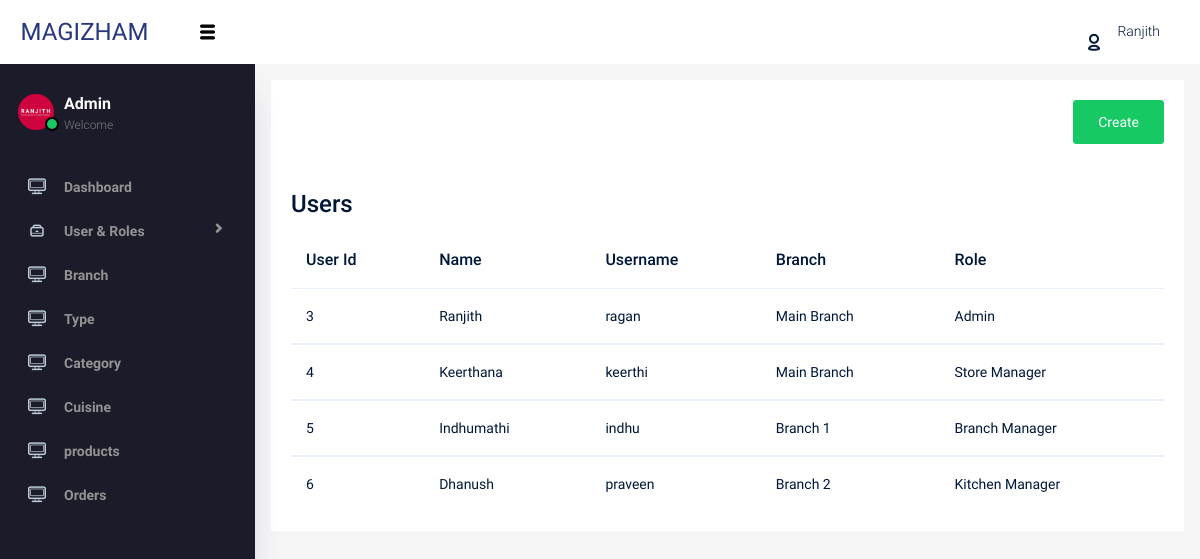
The app's page /users.php (signed in) with its own data.
### tables this page shows
CREATE TABLE `user` (
  `id` int(11) NOT NULL,
  `name` varchar(255) NOT NULL,
  `username` varchar(255) NOT NULL,
  `password` varchar(255) NOT NULL,
  `branch` varchar(255) NOT NULL,
  `role` varchar(255) NOT NULL,
  `img` varchar(255) NOT NULL
);

### users.php (the view, shortened to what this page needs)
<?php
include('header.php');
include('menu.php');
require('db.php');
$userSql = "SELECT * FROM user";
$userData = $pdo->query($userSql);
?>
<div class="main-box">
    <div class="d-flex justify-content-end mb-5">
        <a href="create-user.php">
            <button class="btn btn-success">Create</button>
        </a>
    </div>
    <h2 class="mb-3">Users</h2>
    <?php
    if ($userData) {
        echo "<div class='table-responsive'>";
        echo "<table class='table table-hover'>";
        echo "<thead> <tr>
            <th>User Id</th>
            <th>Name</th>
            <th>Username</th>
            <th>Branch</th>
            <th>Role</th>
        </tr> </thead>";
        foreach ($userData as $row) {
            echo "<tbody> <tr>";
            echo "<td>" . $row['id'] . "</td>";
            echo "<td>" . $row['name'] . "</td>";
            echo "<td>" . $row['username'] . "</td>";
            echo "<td>" . $row['branch'] . "</td>";
            echo "<td>" . $row['role'] . "</td>";
            echo "</tr> </tbody>";
        }
        echo "</table>";
        echo "</div>";
    } else {
        echo "Error fetching data";
    }
    ?>
</div>
<?php
include('footer.php');
?>

### header.php (shortened to what this page needs)
<html lang="en">
<head>
  <link rel="stylesheet" href="vendors/typicons.font/font/typicons.css">
  <link rel="stylesheet" href="vendors/css/vendor.bundle.base.css">
  <link rel="stylesheet" href="css/vertical-layout-light/style.css">
</head>

### menu.php (shortened to what this page needs)
<?php
$logUser = $_SESSION['user'];
$logName = $logUser['name'];
?>
<body>
    <div class="container-scroller">
        <nav class="navbar col-lg-12 col-12 p-0 fixed-top d-flex flex-row">
            <div class="text-center navbar-brand-wrapper d-flex align-items-center justify-content-center">
                <a class="navbar-brand brand-logo" href="index.html">MAGIZHAM</a>
                <button class="navbar-toggler navbar-toggler align-self-center d-none d-lg-flex" type="button" data-toggle="minimize">
                    <span class="typcn typcn-th-menu"></span>
                </button>
            </div>
            <div class="navbar-menu-wrapper d-flex align-items-center justify-content-end">
                <ul class="navbar-nav navbar-nav-right">
                    <li class="nav-item nav-profile dropdown">
                        <a class="nav-link dropdown-toggle  pl-0 pr-0" href="#" data-toggle="dropdown" id="profileDropdown">
                            <i class="typcn typcn-user-outline mr-0"></i>
                            <span class="nav-profile-name"><?php echo $logName ?></span>
                        </a>
                    </li>
                </ul>
            </div>
        </nav>
        <div class="container-fluid page-body-wrapper">
            <nav class="sidebar sidebar-offcanvas" id="sidebar">
                <ul class="nav">
                    <li class="nav-item">
                        <div class="d-flex sidebar-profile">
                            <div class="sidebar-profile-image">
                                <img src="images/user.jpg" alt="image">
                                <span class="sidebar-status-indicator"></span>
                            </div>
                            <div class="sidebar-profile-name">
                                <p class="sidebar-name">
                                    Admin
                                </p>
                                <p class="sidebar-designation">
                                    Welcome
                                </p>
                            </div>
                        </div>
                    </li>
                    <li class="nav-item">
                        <a class="nav-link" href="home.php">
                            <i class="typcn typcn-device-desktop menu-icon"></i>
                            <span class="menu-title">Dashboard</span>
                        </a>
                    </li>
                    <li class="nav-item">
                        <a class="nav-link" data-toggle="collapse" href="#user-manane" aria-expanded="false" aria-controls="">
                            <i class="typcn typcn-briefcase menu-icon"></i>
                            <span class="menu-title">User & Roles</span>
                            <i class="typcn typcn-chevron-right menu-arrow"></i>
                        </a>
                    </li>
                    <li class="nav-item">
                        <a class="nav-link" href="branchs.php">
                            <i class="typcn typcn-device-desktop menu-icon"></i>
                            <span class="menu-title">Branch</span>
                        </a>
                    </li>
                    <li class="nav-item">
                        <a class="nav-link" href="types.php">
                            <i class="typcn typcn-device-desktop menu-icon"></i>
                            <span class="menu-title">Type</span>
                        </a>
                    </li>
                    <li class="nav-item">
                        <a class="nav-link" href="categories.php">
                            <i class="typcn typcn-device-desktop menu-icon"></i>
                            <span class="menu-title">Category</span>
                        </a>
                    </li>
                    <li class="nav-item">
                        <a class="nav-link" href="cuisines.php">
                            <i class="typcn typcn-device-desktop menu-icon"></i>
                            <span class="menu-title">Cuisine</span>
                        </a>
                    </li>
                    <li class="nav-item">
                        <a class="nav-link" href="products.php">
                            <i class="typcn typcn-device-desktop menu-icon"></i>
                            <span class="menu-title">products</span>
                        </a>
                    </li>
                    <li class="nav-item">
                        <a class="nav-link" href="orders.php">
                            <i class="typcn typcn-device-desktop menu-icon"></i>
                            <span class="menu-title">Orders</span>
                        </a>
                    </li>
                </ul>
            </nav>
            <div class="main-panel">
                <div class="content-wrapper">

### footer.php (shortened to what this page needs)
</div>
</div>
</div>
</div>
</body>
</html>

### header.php (style rules this page uses)
.main-box { background-color: #fff; padding: 20px; }

### records on screen
user: id "3", name "Ranjith", username "ragan", branch "Main Branch", role "Admin"
user: id "4", name "Keerthana", username "keerthi", branch "Main Branch", role "Store Manager"
user: id "5", name "Indhumathi", username "indhu", branch "Branch 1", role "Branch Manager"
user: id "6", name "Dhanush", username "praveen", branch "Branch 2", role "Kitchen Manager"

### other values on screen
$logName "Ranjith"
